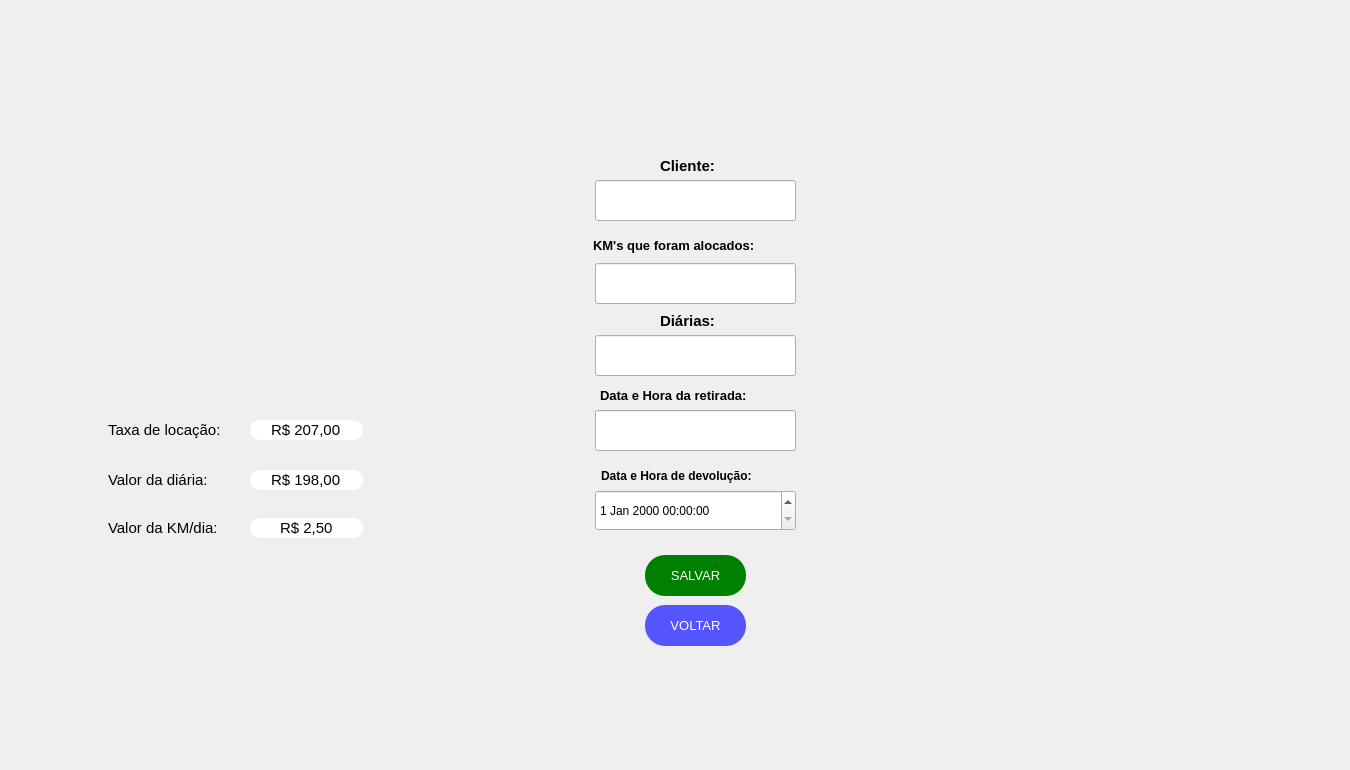
  <widget class="QWidget" name="centralwidget">
   <widget class="QPushButton" name="compasst2">
    <property name="geometry">
     <rect>
      <x>40</x>
      <y>20</y>
      <width>501</width>
      <height>311</height>
     </rect>
    </property>
    <property name="palette">
     <palette>
      <active>
       <colorrole role="WindowText">
        <brush brushstyle="SolidPattern">
         <color alpha="255">
          <red>170</red>
          <green>85</green>
          <blue>0</blue>
         </color>
        </brush>
       </colorrole>
       <colorrole role="Text">
        <brush brushstyle="SolidPattern">
         <color alpha="255">
          <red>0</red>
          <green>0</green>
          <blue>0</blue>
         </color>
        </brush>
       </colorrole>
       <colorrole role="BrightText">
        <brush brushstyle="SolidPattern">
         <color alpha="255">
          <red>203</red>
          <green>255</green>
          <blue>80</blue>
         </color>
        </brush>
       </colorrole>
       <colorrole role="ButtonText">
        <brush brushstyle="SolidPattern">
         <color alpha="255">
          <red>57</red>
          <green>87</green>
          <blue>255</blue>
         </color>
        </brush>
       </colorrole>
       <colorrole role="ToolTipBase">
        <brush brushstyle="SolidPattern">
         <color alpha="255">
          <red>255</red>
          <green>255</green>
          <blue>0</blue>
         </color>
        </brush>
       </colorrole>
       <colorrole role="PlaceholderText">
        <brush brushstyle="SolidPattern">
         <color alpha="128">
          <red>0</red>
          <green>0</green>
          <blue>0</blue>
         </color>
        </brush>
       </colorrole>
      </active>
      <inactive>
       <colorrole role="WindowText">
        <brush brushstyle="SolidPattern">
         <color alpha="255">
          <red>170</red>
          <green>85</green>
          <blue>0</blue>
         </color>
        </brush>
       </colorrole>
       <colorrole role="Text">
        <brush brushstyle="SolidPattern">
         <color alpha="255">
          <red>0</red>
          <green>0</green>
          <blue>0</blue>
         </color>
        </brush>
       </colorrole>
       <colorrole role="BrightText">
        <brush brushstyle="SolidPattern">
         <color alpha="255">
          <red>203</red>
          <green>255</green>
          <blue>80</blue>
         </color>
        </brush>
       </colorrole>
       <colorrole role="ButtonText">
        <brush brushstyle="SolidPattern">
         <color alpha="255">
          <red>57</red>
          <green>87</green>
          <blue>255</blue>
         </color>
        </brush>
       </colorrole>
       <colorrole role="ToolTipBase">
        <brush brushstyle="SolidPattern">
         <color alpha="255">
          <red>255</red>
          <green>255</green>
          <blue>0</blue>
         </color>
        </brush>
       </colorrole>
       <colorrole role="PlaceholderText">
        <brush brushstyle="SolidPattern">
         <color alpha="128">
          <red>0</red>
          <green>0</green>
          <blue>0</blue>
         </color>
        </brush>
       </colorrole>
      </inactive>
      <disabled>
       <colorrole role="WindowText">
        <brush brushstyle="SolidPattern">
         <color alpha="255">
          <red>4</red>
          <green>15</green>
          <blue>30</blue>
         </color>
        </brush>
       </colorrole>
       <colorrole role="Text">
        <brush brushstyle="SolidPattern">
         <color alpha="255">
          <red>120</red>
          <green>120</green>
          <blue>120</blue>
         </color>
        </brush>
       </colorrole>
       <colorrole role="BrightText">
        <brush brushstyle="SolidPattern">
         <color alpha="255">
          <red>203</red>
          <green>255</green>
          <blue>80</blue>
         </color>
        </brush>
       </colorrole>
       <colorrole role="ButtonText">
        <brush brushstyle="SolidPattern">
         <color alpha="255">
          <red>120</red>
          <green>120</green>
          <blue>120</blue>
         </color>
        </brush>
       </colorrole>
       <colorrole role="ToolTipBase">
        <brush brushstyle="SolidPattern">
         <color alpha="255">
          <red>255</red>
          <green>255</green>
          <blue>0</blue>
         </color>
        </brush>
       </colorrole>
       <colorrole role="PlaceholderText">
        <brush brushstyle="SolidPattern">
         <color alpha="128">
          <red>0</red>
          <green>0</green>
          <blue>0</blue>
         </color>
        </brush>
       </colorrole>
      </disabled>
     </palette>
    </property>
    <property name="font">
     <font>
      <family>Arial</family>
      <weight>75</weight>
      <bold>true</bold>
     </font>
    </property>
    <property name="contextMenuPolicy">
     <enum>Qt::CustomContextMenu</enum>
    </property>
    <property name="text">
     <string/>
    </property>
    <property name="icon">
     <iconset>
      <normaloff>../Imagens/5-Compass(T2).png</normaloff>../Imagens/5-Compass(T2).png</iconset>
    </property>
    <property name="iconSize">
     <size>
      <width>492</width>
      <height>456</height>
     </size>
    </property>
    <property name="checkable">
     <bool>false</bool>
    </property>
    <property name="autoRepeat">
     <bool>false</bool>
    </property>
    <property name="autoExclusive">
     <bool>false</bool>
    </property>
    <property name="autoDefault">
     <bool>false</bool>
    </property>
    <property name="default">
     <bool>false</bool>
    </property>
    <property name="flat">
     <bool>true</bool>
    </property>
   </widget>
   <widget class="QLabel" name="logoT4">
    <property name="enabled">
     <bool>true</bool>
    </property>
    <property name="geometry">
     <rect>
      <x>1110</x>
      <y>530</y>
      <width>231</width>
      <height>231</height>
     </rect>
    </property>
    <property name="toolTip">
     <string>&lt;html&gt;&lt;head/&gt;&lt;body&gt;&lt;p align=&quot;center&quot;&gt;&lt;br/&gt;&lt;/p&gt;&lt;/body&gt;&lt;/html&gt;</string>
    </property>
    <property name="whatsThis">
     <string>&lt;html&gt;&lt;head/&gt;&lt;body&gt;&lt;p align=&quot;center&quot;&gt;&lt;br/&gt;&lt;/p&gt;&lt;/body&gt;&lt;/html&gt;</string>
    </property>
    <property name="autoFillBackground">
     <bool>false</bool>
    </property>
    <property name="styleSheet">
     <string notr="true"/>
    </property>
    <property name="text">
     <string/>
    </property>
    <property name="pixmap">
     <pixmap>../Logos/LOGO2.png</pixmap>
    </property>
    <property name="scaledContents">
     <bool>true</bool>
    </property>
    <property name="wordWrap">
     <bool>false</bool>
    </property>
   </widget>
   <widget class="QLabel" name="kmsalocados_2">
    <property name="geometry">
     <rect>
      <x>593</x>
      <y>220</y>
      <width>211</width>
      <height>51</height>
     </rect>
    </property>
    <property name="font">
     <font>
      <family>Arial</family>
      <pointsize>10</pointsize>
      <weight>75</weight>
      <bold>true</bold>
     </font>
    </property>
    <property name="text">
     <string>KM's que foram alocados:</string>
    </property>
   </widget>
   <widget class="QPushButton" name="devolver">
    <property name="geometry">
     <rect>
      <x>645</x>
      <y>555</y>
      <width>101</width>
      <height>41</height>
     </rect>
    </property>
    <property name="palette">
     <palette>
      <active>
       <colorrole role="WindowText">
        <brush brushstyle="SolidPattern">
         <color alpha="255">
          <red>255</red>
          <green>255</green>
          <blue>255</blue>
         </color>
        </brush>
       </colorrole>
       <colorrole role="Button">
        <brush brushstyle="SolidPattern">
         <color alpha="255">
          <red>0</red>
          <green>128</green>
          <blue>0</blue>
         </color>
        </brush>
       </colorrole>
       <colorrole role="Text">
        <brush brushstyle="SolidPattern">
         <color alpha="255">
          <red>255</red>
          <green>255</green>
          <blue>255</blue>
         </color>
        </brush>
       </colorrole>
       <colorrole role="BrightText">
        <brush brushstyle="SolidPattern">
         <color alpha="255">
          <red>203</red>
          <green>255</green>
          <blue>80</blue>
         </color>
        </brush>
       </colorrole>
       <colorrole role="ButtonText">
        <brush brushstyle="SolidPattern">
         <color alpha="255">
          <red>255</red>
          <green>255</green>
          <blue>255</blue>
         </color>
        </brush>
       </colorrole>
       <colorrole role="Base">
        <brush brushstyle="SolidPattern">
         <color alpha="255">
          <red>0</red>
          <green>128</green>
          <blue>0</blue>
         </color>
        </brush>
       </colorrole>
       <colorrole role="Window">
        <brush brushstyle="SolidPattern">
         <color alpha="255">
          <red>0</red>
          <green>128</green>
          <blue>0</blue>
         </color>
        </brush>
       </colorrole>
       <colorrole role="ToolTipBase">
        <brush brushstyle="SolidPattern">
         <color alpha="255">
          <red>255</red>
          <green>255</green>
          <blue>0</blue>
         </color>
        </brush>
       </colorrole>
       <colorrole role="PlaceholderText">
        <brush brushstyle="SolidPattern">
         <color alpha="128">
          <red>0</red>
          <green>0</green>
          <blue>0</blue>
         </color>
        </brush>
       </colorrole>
      </active>
      <inactive>
       <colorrole role="WindowText">
        <brush brushstyle="SolidPattern">
         <color alpha="255">
          <red>255</red>
          <green>255</green>
          <blue>255</blue>
         </color>
        </brush>
       </colorrole>
       <colorrole role="Button">
        <brush brushstyle="SolidPattern">
         <color alpha="255">
          <red>0</red>
          <green>128</green>
          <blue>0</blue>
         </color>
        </brush>
       </colorrole>
       <colorrole role="Text">
        <brush brushstyle="SolidPattern">
         <color alpha="255">
          <red>255</red>
          <green>255</green>
          <blue>255</blue>
         </color>
        </brush>
       </colorrole>
       <colorrole role="BrightText">
        <brush brushstyle="SolidPattern">
         <color alpha="255">
          <red>203</red>
          <green>255</green>
          <blue>80</blue>
         </color>
        </brush>
       </colorrole>
       <colorrole role="ButtonText">
        <brush brushstyle="SolidPattern">
         <color alpha="255">
          <red>255</red>
          <green>255</green>
          <blue>255</blue>
         </color>
        </brush>
       </colorrole>
       <colorrole role="Base">
        <brush brushstyle="SolidPattern">
         <color alpha="255">
          <red>0</red>
          <green>128</green>
          <blue>0</blue>
         </color>
        </brush>
       </colorrole>
       <colorrole role="Window">
        <brush brushstyle="SolidPattern">
         <color alpha="255">
          <red>0</red>
          <green>128</green>
          <blue>0</blue>
         </color>
        </brush>
       </colorrole>
       <colorrole role="ToolTipBase">
        <brush brushstyle="SolidPattern">
         <color alpha="255">
          <red>255</red>
          <green>255</green>
          <blue>0</blue>
         </color>
        </brush>
       </colorrole>
       <colorrole role="PlaceholderText">
        <brush brushstyle="SolidPattern">
         <color alpha="128">
          <red>0</red>
          <green>0</green>
          <blue>0</blue>
         </color>
        </brush>
       </colorrole>
      </inactive>
      <disabled>
       <colorrole role="WindowText">
        <brush brushstyle="SolidPattern">
         <color alpha="255">
          <red>255</red>
          <green>255</green>
          <blue>255</blue>
         </color>
        </brush>
       </colorrole>
       <colorrole role="Button">
        <brush brushstyle="SolidPattern">
         <color alpha="255">
          <red>0</red>
          <green>128</green>
          <blue>0</blue>
         </color>
        </brush>
       </colorrole>
       <colorrole role="Text">
        <brush brushstyle="SolidPattern">
         <color alpha="255">
          <red>255</red>
          <green>255</green>
          <blue>255</blue>
         </color>
        </brush>
       </colorrole>
       <colorrole role="BrightText">
        <brush brushstyle="SolidPattern">
         <color alpha="255">
          <red>203</red>
          <green>255</green>
          <blue>80</blue>
         </color>
        </brush>
       </colorrole>
       <colorrole role="ButtonText">
        <brush brushstyle="SolidPattern">
         <color alpha="255">
          <red>255</red>
          <green>255</green>
          <blue>255</blue>
         </color>
        </brush>
       </colorrole>
       <colorrole role="Base">
        <brush brushstyle="SolidPattern">
         <color alpha="255">
          <red>0</red>
          <green>128</green>
          <blue>0</blue>
         </color>
        </brush>
       </colorrole>
       <colorrole role="Window">
        <brush brushstyle="SolidPattern">
         <color alpha="255">
          <red>0</red>
          <green>128</green>
          <blue>0</blue>
         </color>
        </brush>
       </colorrole>
       <colorrole role="ToolTipBase">
        <brush brushstyle="SolidPattern">
         <color alpha="255">
          <red>255</red>
          <green>255</green>
          <blue>0</blue>
         </color>
        </brush>
       </colorrole>
       <colorrole role="PlaceholderText">
        <brush brushstyle="SolidPattern">
         <color alpha="128">
          <red>0</red>
          <green>0</green>
          <blue>0</blue>
         </color>
        </brush>
       </colorrole>
      </disabled>
     </palette>
    </property>
    <property name="font">
     <font>
      <family>Arial</family>
      <pointsize>10</pointsize>
      <weight>9</weight>
      <italic>false</italic>
      <bold>false</bold>
     </font>
    </property>
    <property name="contextMenuPolicy">
     <enum>Qt::CustomContextMenu</enum>
    </property>
    <property name="styleSheet">
     <string notr="true">QPushButton{
	color:white;
	border-radius:20px;
	background-color: #008000;
	font: 75 10pt &quot;Arial&quot;;
}
QPushButton:hover{
	background-color: #005500;
}</string>
    </property>
    <property name="text">
     <string>SALVAR</string>
    </property>
    <property name="iconSize">
     <size>
      <width>93</width>
      <height>100</height>
     </size>
    </property>
    <property name="checkable">
     <bool>false</bool>
    </property>
    <property name="autoRepeat">
     <bool>false</bool>
    </property>
    <property name="autoExclusive">
     <bool>false</bool>
    </property>
    <property name="autoDefault">
     <bool>false</bool>
    </property>
    <property name="default">
     <bool>false</bool>
    </property>
    <property name="flat">
     <bool>true</bool>
    </property>
   </widget>
   <widget class="QLineEdit" name="data_retirada">
    <property name="geometry">
     <rect>
      <x>595</x>
      <y>410</y>
      <width>201</width>
      <height>41</height>
     </rect>
    </property>
    <property name="styleSheet">
     <string notr="true">color:black;</string>
    </property>
   </widget>
   <widget class="QDateTimeEdit" name="data_devolucao">
    <property name="geometry">
     <rect>
      <x>595</x>
      <y>490</y>
      <width>201</width>
      <height>41</height>
     </rect>
    </property>
    <property name="styleSheet">
     <string notr="true">QDateTime{rgb(0, 0, 0)}</string>
    </property>
   </widget>
   <widget class="QLineEdit" name="nome_cliente">
    <property name="geometry">
     <rect>
      <x>595</x>
      <y>180</y>
      <width>201</width>
      <height>41</height>
     </rect>
    </property>
    <property name="styleSheet">
     <string notr="true">color:black;
</string>
    </property>
    <property name="inputMask">
     <string/>
    </property>
   </widget>
   <widget class="QPushButton" name="voltar_10">
    <property name="geometry">
     <rect>
      <x>645</x>
      <y>605</y>
      <width>101</width>
      <height>41</height>
     </rect>
    </property>
    <property name="palette">
     <palette>
      <active>
       <colorrole role="WindowText">
        <brush brushstyle="SolidPattern">
         <color alpha="255">
          <red>255</red>
          <green>255</green>
          <blue>255</blue>
         </color>
        </brush>
       </colorrole>
       <colorrole role="Button">
        <brush brushstyle="SolidPattern">
         <color alpha="255">
          <red>85</red>
          <green>85</green>
          <blue>255</blue>
         </color>
        </brush>
       </colorrole>
       <colorrole role="Text">
        <brush brushstyle="SolidPattern">
         <color alpha="255">
          <red>255</red>
          <green>255</green>
          <blue>255</blue>
         </color>
        </brush>
       </colorrole>
       <colorrole role="BrightText">
        <brush brushstyle="SolidPattern">
         <color alpha="255">
          <red>203</red>
          <green>255</green>
          <blue>80</blue>
         </color>
        </brush>
       </colorrole>
       <colorrole role="ButtonText">
        <brush brushstyle="SolidPattern">
         <color alpha="255">
          <red>255</red>
          <green>255</green>
          <blue>255</blue>
         </color>
        </brush>
       </colorrole>
       <colorrole role="Base">
        <brush brushstyle="SolidPattern">
         <color alpha="255">
          <red>85</red>
          <green>85</green>
          <blue>255</blue>
         </color>
        </brush>
       </colorrole>
       <colorrole role="Window">
        <brush brushstyle="SolidPattern">
         <color alpha="255">
          <red>85</red>
          <green>85</green>
          <blue>255</blue>
         </color>
        </brush>
       </colorrole>
       <colorrole role="ToolTipBase">
        <brush brushstyle="SolidPattern">
         <color alpha="255">
          <red>255</red>
          <green>255</green>
          <blue>0</blue>
         </color>
        </brush>
       </colorrole>
       <colorrole role="PlaceholderText">
        <brush brushstyle="SolidPattern">
         <color alpha="128">
          <red>0</red>
          <green>0</green>
          <blue>0</blue>
         </color>
        </brush>
       </colorrole>
      </active>
      <inactive>
       <colorrole role="WindowText">
        <brush brushstyle="SolidPattern">
         <color alpha="255">
          <red>255</red>
          <green>255</green>
          <blue>255</blue>
         </color>
        </brush>
       </colorrole>
       <colorrole role="Button">
        <brush brushstyle="SolidPattern">
         <color alpha="255">
          <red>85</red>
          <green>85</green>
          <blue>255</blue>
         </color>
        </brush>
       </colorrole>
       <colorrole role="Text">
        <brush brushstyle="SolidPattern">
         <color alpha="255">
          <red>255</red>
          <green>255</green>
          <blue>255</blue>
         </color>
        </brush>
       </colorrole>
       <colorrole role="BrightText">
        <brush brushstyle="SolidPattern">
         <color alpha="255">
          <red>203</red>
          <green>255</green>
          <blue>80</blue>
         </color>
        </brush>
       </colorrole>
       <colorrole role="ButtonText">
        <brush brushstyle="SolidPattern">
         <color alpha="255">
          <red>255</red>
          <green>255</green>
          <blue>255</blue>
         </color>
        </brush>
       </colorrole>
       <colorrole role="Base">
        <brush brushstyle="SolidPattern">
         <color alpha="255">
          <red>85</red>
          <green>85</green>
          <blue>255</blue>
         </color>
        </brush>
       </colorrole>
       <colorrole role="Window">
        <brush brushstyle="SolidPattern">
         <color alpha="255">
          <red>85</red>
          <green>85</green>
          <blue>255</blue>
         </color>
        </brush>
       </colorrole>
       <colorrole role="ToolTipBase">
        <brush brushstyle="SolidPattern">
         <color alpha="255">
          <red>255</red>
          <green>255</green>
          <blue>0</blue>
         </color>
        </brush>
       </colorrole>
       <colorrole role="PlaceholderText">
        <brush brushstyle="SolidPattern">
         <color alpha="128">
          <red>0</red>
          <green>0</green>
          <blue>0</blue>
         </color>
        </brush>
       </colorrole>
      </inactive>
      <disabled>
       <colorrole role="WindowText">
        <brush brushstyle="SolidPattern">
         <color alpha="255">
          <red>255</red>
          <green>255</green>
          <blue>255</blue>
         </color>
        </brush>
       </colorrole>
       <colorrole role="Button">
        <brush brushstyle="SolidPattern">
         <color alpha="255">
          <red>85</red>
          <green>85</green>
          <blue>255</blue>
         </color>
        </brush>
       </colorrole>
       <colorrole role="Text">
        <brush brushstyle="SolidPattern">
         <color alpha="255">
          <red>255</red>
          <green>255</green>
          <blue>255</blue>
         </color>
        </brush>
       </colorrole>
       <colorrole role="BrightText">
        <brush brushstyle="SolidPattern">
         <color alpha="255">
          <red>203</red>
          <green>255</green>
          <blue>80</blue>
         </color>
        </brush>
       </colorrole>
       <colorrole role="ButtonText">
        <brush brushstyle="SolidPattern">
         <color alpha="255">
          <red>255</red>
          <green>255</green>
          <blue>255</blue>
         </color>
        </brush>
       </colorrole>
       <colorrole role="Base">
        <brush brushstyle="SolidPattern">
         <color alpha="255">
          <red>85</red>
          <green>85</green>
          <blue>255</blue>
         </color>
        </brush>
       </colorrole>
       <colorrole role="Window">
        <brush brushstyle="SolidPattern">
         <color alpha="255">
          <red>85</red>
          <green>85</green>
          <blue>255</blue>
         </color>
        </brush>
       </colorrole>
       <colorrole role="ToolTipBase">
        <brush brushstyle="SolidPattern">
         <color alpha="255">
          <red>255</red>
          <green>255</green>
          <blue>0</blue>
         </color>
        </brush>
       </colorrole>
       <colorrole role="PlaceholderText">
        <brush brushstyle="SolidPattern">
         <color alpha="128">
          <red>0</red>
          <green>0</green>
          <blue>0</blue>
         </color>
        </brush>
       </colorrole>
      </disabled>
     </palette>
    </property>
    <property name="font">
     <font>
      <family>Arial</family>
      <pointsize>10</pointsize>
      <weight>9</weight>
      <italic>false</italic>
      <bold>false</bold>
     </font>
    </property>
    <property name="contextMenuPolicy">
     <enum>Qt::CustomContextMenu</enum>
    </property>
    <property name="styleSheet">
     <string notr="true">QPushButton{
	color:white;
	border-radius:20px;
	background-color: rgb(85, 85, 255);
	font: 75 10pt &quot;Arial&quot;;
}
QPushButton:hover{
	background-color: rgb(10, 10, 127);
}</string>
    </property>
    <property name="text">
     <string>VOLTAR</string>
    </property>
    <property name="iconSize">
     <size>
      <width>93</width>
      <height>100</height>
     </size>
    </property>
    <property name="checkable">
     <bool>false</bool>
    </property>
    <property name="autoRepeat">
     <bool>false</bool>
    </property>
    <property name="autoExclusive">
     <bool>false</bool>
    </property>
    <property name="autoDefault">
     <bool>false</bool>
    </property>
    <property name="default">
     <bool>false</bool>
    </property>
    <property name="flat">
     <bool>true</bool>
    </property>
   </widget>
   <widget class="QLineEdit" name="diariaspace6">
    <property name="geometry">
     <rect>
      <x>595</x>
      <y>335</y>
      <width>201</width>
      <height>41</height>
     </rect>
    </property>
    <property name="font">
     <font>
      <pointsize>8</pointsize>
     </font>
    </property>
    <property name="styleSheet">
     <string notr="true">color:black;</string>
    </property>
   </widget>
   <widget class="QLabel" name="datade_2">
    <property name="geometry">
     <rect>
      <x>601</x>
      <y>450</y>
      <width>201</width>
      <height>51</height>
     </rect>
    </property>
    <property name="font">
     <font>
      <family>Arial</family>
      <pointsize>9</pointsize>
      <weight>75</weight>
      <bold>true</bold>
     </font>
    </property>
    <property name="text">
     <string>Data e Hora de devolução:</string>
    </property>
   </widget>
   <widget class="QLineEdit" name="kmspace">
    <property name="geometry">
     <rect>
      <x>595</x>
      <y>263</y>
      <width>201</width>
      <height>41</height>
     </rect>
    </property>
    <property name="font">
     <font>
      <pointsize>8</pointsize>
     </font>
    </property>
    <property name="styleSheet">
     <string notr="true">color: rgb(0, 0, 0);</string>
    </property>
    <property name="echoMode">
     <enum>QLineEdit::Normal</enum>
    </property>
   </widget>
   <widget class="QLabel" name="diarias6">
    <property name="geometry">
     <rect>
      <x>660</x>
      <y>295</y>
      <width>71</width>
      <height>51</height>
     </rect>
    </property>
    <property name="font">
     <font>
      <family>Arial</family>
      <pointsize>11</pointsize>
      <weight>75</weight>
      <bold>true</bold>
     </font>
    </property>
    <property name="text">
     <string>Diárias:</string>
    </property>
   </widget>
   <widget class="QLabel" name="datare_2">
    <property name="geometry">
     <rect>
      <x>600</x>
      <y>370</y>
      <width>191</width>
      <height>51</height>
     </rect>
    </property>
    <property name="font">
     <font>
      <family>Arial</family>
      <pointsize>10</pointsize>
      <weight>75</weight>
      <bold>true</bold>
     </font>
    </property>
    <property name="text">
     <string>Data e Hora da retirada:</string>
    </property>
   </widget>
   <widget class="QLabel" name="datacli1_2">
    <property name="geometry">
     <rect>
      <x>660</x>
      <y>150</y>
      <width>71</width>
      <height>31</height>
     </rect>
    </property>
    <property name="font">
     <font>
      <family>Arial</family>
      <pointsize>11</pointsize>
      <weight>75</weight>
      <bold>true</bold>
     </font>
    </property>
    <property name="text">
     <string>Cliente:</string>
    </property>
   </widget>
   <widget class="QLabel" name="label_3">
    <property name="geometry">
     <rect>
      <x>108</x>
      <y>510</y>
      <width>141</width>
      <height>36</height>
     </rect>
    </property>
    <property name="font">
     <font>
      <pointsize>11</pointsize>
     </font>
    </property>
    <property name="text">
     <string>Valor da KM/dia:</string>
    </property>
   </widget>
   <widget class="QLabel" name="label_4">
    <property name="geometry">
     <rect>
      <x>108</x>
      <y>462</y>
      <width>141</width>
      <height>36</height>
     </rect>
    </property>
    <property name="font">
     <font>
      <pointsize>11</pointsize>
     </font>
    </property>
    <property name="text">
     <string>Valor da diária:</string>
    </property>
   </widget>
   <widget class="QLineEdit" name="lineEdit_2">
    <property name="geometry">
     <rect>
      <x>250</x>
      <y>420</y>
      <width>113</width>
      <height>20</height>
     </rect>
    </property>
    <property name="font">
     <font>
      <pointsize>11</pointsize>
     </font>
    </property>
    <property name="styleSheet">
     <string notr="true">color:black;
border-radius:10px;
</string>
    </property>
    <property name="text">
     <string>R$ 207,00</string>
    </property>
    <property name="alignment">
     <set>Qt::AlignCenter</set>
    </property>
   </widget>
   <widget class="QLineEdit" name="lineEdit_4">
    <property name="geometry">
     <rect>
      <x>250</x>
      <y>518</y>
      <width>113</width>
      <height>20</height>
     </rect>
    </property>
    <property name="font">
     <font>
      <pointsize>11</pointsize>
     </font>
    </property>
    <property name="styleSheet">
     <string notr="true">border-radius:10px;</string>
    </property>
    <property name="text">
     <string>R$ 2,50</string>
    </property>
    <property name="alignment">
     <set>Qt::AlignCenter</set>
    </property>
   </widget>
   <widget class="QLabel" name="label_2">
    <property name="geometry">
     <rect>
      <x>108</x>
      <y>412</y>
      <width>141</width>
      <height>36</height>
     </rect>
    </property>
    <property name="font">
     <font>
      <pointsize>11</pointsize>
     </font>
    </property>
    <property name="text">
     <string>Taxa de locação:</string>
    </property>
   </widget>
   <widget class="QLineEdit" name="lineEdit_3">
    <property name="geometry">
     <rect>
      <x>250</x>
      <y>470</y>
      <width>113</width>
      <height>20</height>
     </rect>
    </property>
    <property name="font">
     <font>
      <pointsize>11</pointsize>
     </font>
    </property>
    <property name="styleSheet">
     <string notr="true">color:black;
border-radius:10px;</string>
    </property>
    <property name="text">
     <string>R$ 198,00</string>
    </property>
    <property name="alignment">
     <set>Qt::AlignCenter</set>
    </property>
   </widget>
   <zorder>label_2</zorder>
   <zorder>lineEdit_2</zorder>
   <zorder>compasst2</zorder>
   <zorder>logoT4</zorder>
   <zorder>kmsalocados_2</zorder>
   <zorder>devolver</zorder>
   <zorder>data_retirada</zorder>
   <zorder>data_devolucao</zorder>
   <zorder>nome_cliente</zorder>
   <zorder>voltar_10</zorder>
   <zorder>diariaspace6</zorder>
   <zorder>datade_2</zorder>
   <zorder>kmspace</zorder>
   <zorder>diarias6</zorder>
   <zorder>datare_2</zorder>
   <zorder>datacli1_2</zorder>
   <zorder>label_3</zorder>
   <zorder>label_4</zorder>
   <zorder>lineEdit_4</zorder>
   <zorder>lineEdit_3</zorder>
  </widget>
